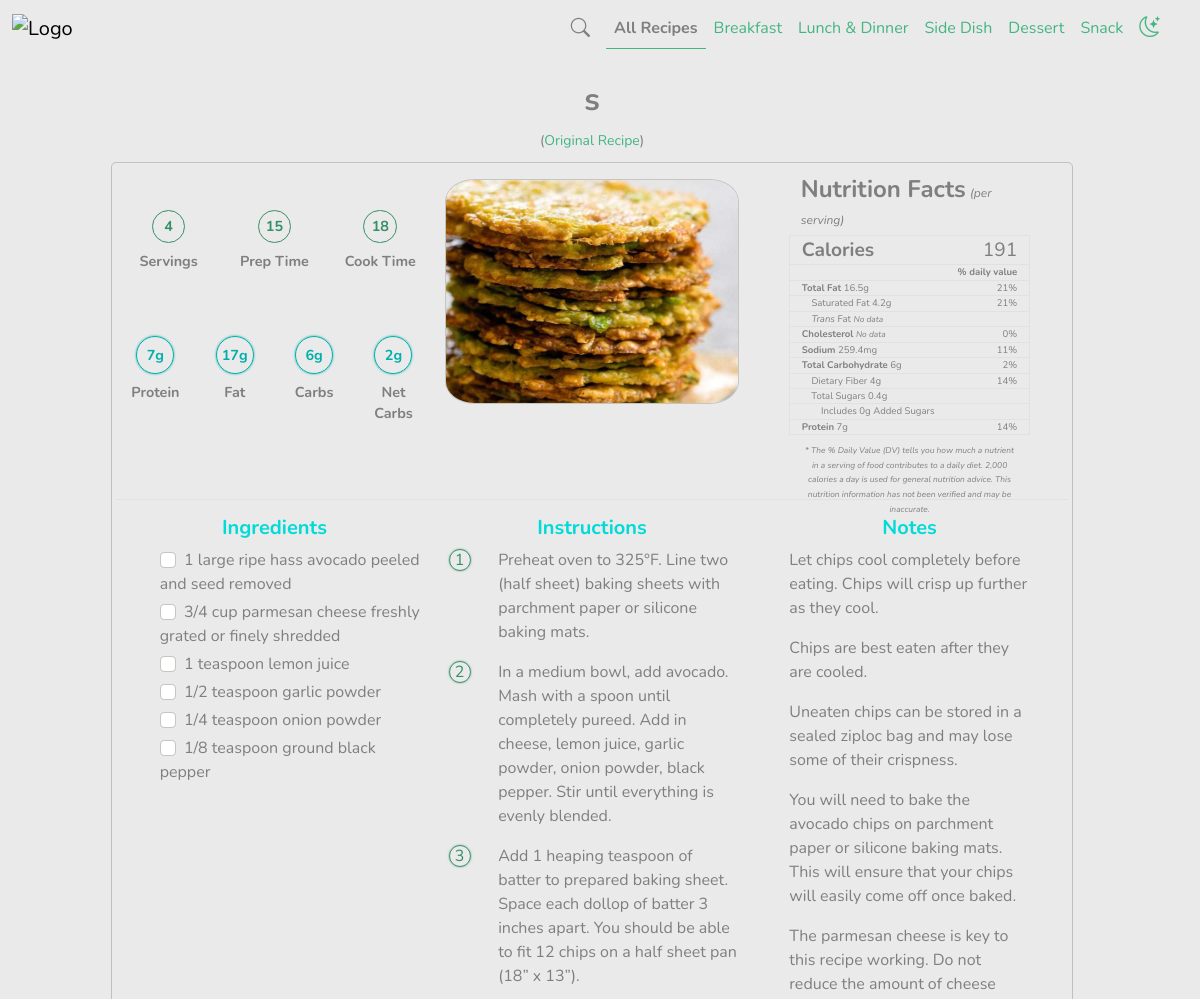
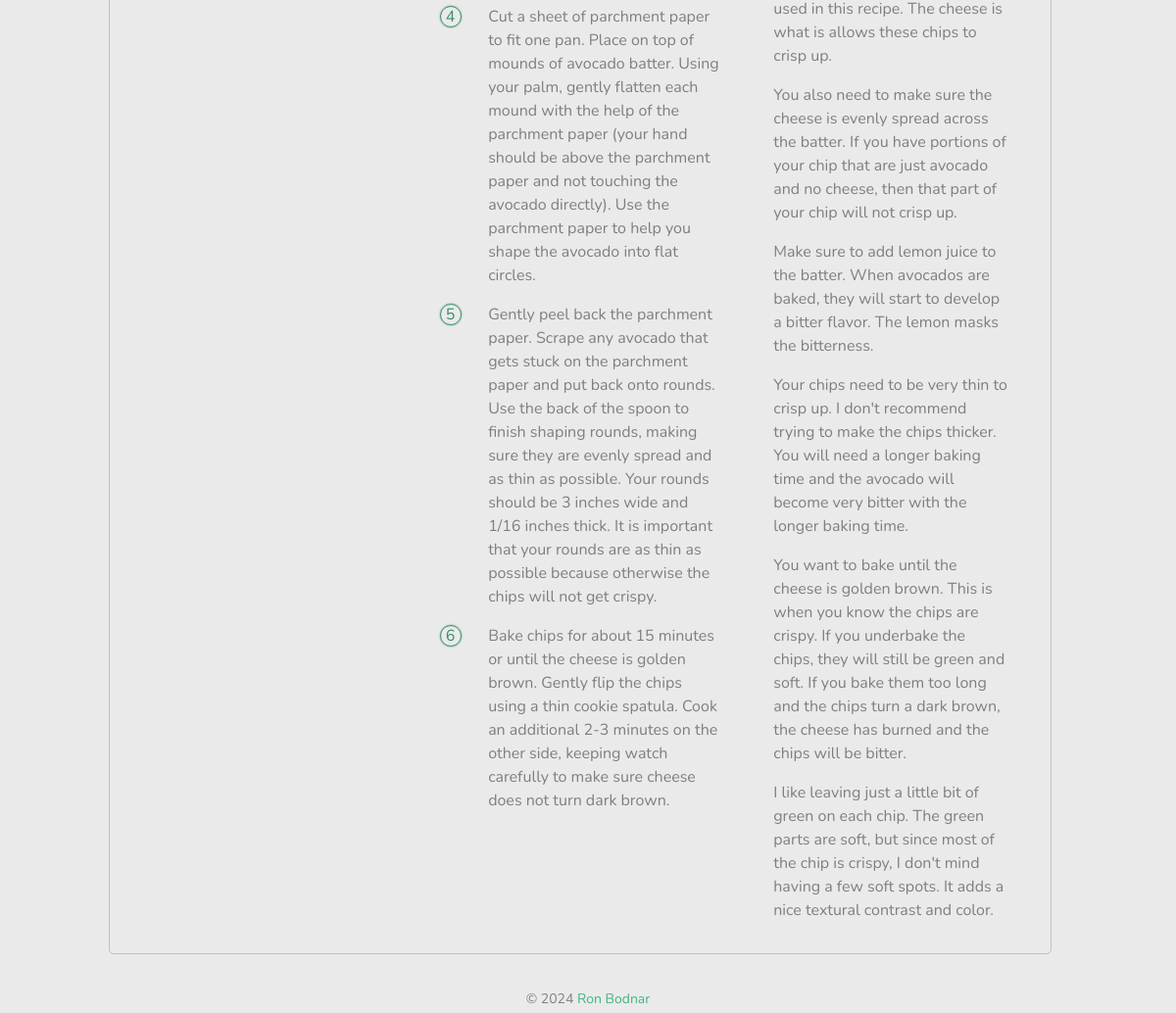
The page /recipe?id=9 on the database its author committed (2 pictures, top to bottom).
### tables this page shows
CREATE TABLE "recipe" (
	"id" INTEGER NOT NULL  ,
	"date" DATETIME NOT NULL DEFAULT CURRENT_TIMESTAMP ,
	"name" VARCHAR(255) NOT NULL  ,
	"source" VARCHAR(255) NOT NULL  ,
	"ingredients" TEXT NOT NULL  ,
	"instructions" TEXT NOT NULL  ,
	"notes" TEXT NOT NULL  ,
	"nutritional_facts" TEXT NOT NULL  ,
	"servings" INTEGER NULL  ,
	"prep_time" INTEGER NULL  ,
	"cook_time" INTEGER NULL  ,
	"course_id" INTEGER NOT NULL  ,
	"tags" TEXT NOT NULL  ,
	PRIMARY KEY ("id")
);

CREATE TABLE "course" (
	"id" INTEGER NOT NULL  ,
	"name" VARCHAR(100) NOT NULL  ,
	PRIMARY KEY ("id")
);

### recipe.php (the view, shortened to what the rows shown need)
<?php
require 'header.php';
$id = $_GET['id'];
$recipe = $database->getRecipe($id);
$nutritionalFacts = json_decode($recipe['nutritional_facts'], true);
function calculate_daily_value($nutrient)
{
    global $nutritionalFacts;
    $dailyValues = array(
        'fat' => 78,
        'sat-fat' => 20,
        'cholesterol' => 300,
        'sodium' => 2300,
        'carbohydrates' => 275,
        'fiber' => 28,
        'added-sugar' => 50,
        'protein' => 50
    );
    $value = $nutritionalFacts[$nutrient];
    $dailyValue = $dailyValues[$nutrient];
    if (empty($value) || strlen($value) <= 0) {
        $value = 0;
    }
    return number_Format(($value / $dailyValue) * 100, 0);
}
?>
<div class="main-container container-fluid pt-4">
    <div class="recipe-container row d-flex justify-content-center">
        <div class="col-sm-10 recipe-name-desktop">
            <h2 class="fw-bold"><?php echo $recipe['name'][0]; ?></h2> <span class="small">(<a href="<?php echo $recipe['source']; ?>" target="_blank" class="text-mron-green">Original Recipe</a>)</span>
        </div>
        <div class="col-sm-10">
            <div class="card content d-flex">
                <div class="card-body justify-content-center">
                    <div class="row d-flex justify-content-between">
                        <div class="col-sm-4 information-container">
                            <div class="row text-center">
                                <div class="col-4"><span class="circular"><?php echo $recipe['servings'] == 0 ? "N/A" : $recipe['servings']; ?></span></div>
                                <div class="col-4"><span class="circular"><?php echo $recipe['prep_time']; ?></span></div>
                                <div class="col-4"><span class="circular"><?php echo $recipe['cook_time']; ?></span></div>
                                <div class="col-3"><span class="circular-blue"><?php echo $nutritionalFacts['protein'] > 0 ? round($nutritionalFacts['protein'], 0) . 'g' : 'ND'; ?></span></div>
                                <div class="col-3"><span class="circular-blue"><?php echo $nutritionalFacts['fat'] > 0 ? round($nutritionalFacts['fat'], 0) . 'g' : 'ND'; ?></span></div>
                                <div class="col-3"><span class="circular-blue"><?php echo $nutritionalFacts['carbohydrates'] > 0 ? round($nutritionalFacts['carbohydrates'], 0) . 'g' : 'ND'; ?></span></div>
                                <div class="col-3"><span class="circular-blue"><?php echo $nutritionalFacts['carbohydrates'] > 0 ? round(($nutritionalFacts['carbohydrates'] - $nutritionalFacts['fiber']), 0) . 'g' : 'ND'; ?></span></div>
                            </div>
                        </div>
                        <div class="col-sm-4 nutrition-container">
                            <div class="row d-flex justify-content-center align-items-center pt-1" style="font-size: 0.6em;">
                                <div class="col-6 border-bottom border-top border-left border-start">
                                    <strong style="font-size: 2em;">Calories</strong>
                                </div>
                                <div class="col-6 border-bottom border-top border-left border-end text-end">
                                    <span style="font-size: 2em;"><?php echo (strlen($nutritionalFacts['calories']) > 0 ? $nutritionalFacts['calories'] : 'No Data'); ?></span>
                                </div>
                                <div class="col-12 text-end border-bottom border-start border-end">
                                    <strong>% daily value</strong>
                                </div>
                                <div class="col-8 border-bottom border-start">
                                    <strong>Total Fat</strong> <?php echo ($nutritionalFacts['fat'] > 0 ? $nutritionalFacts['fat'] . 'g' : '<em class="small">No data</em>'); ?>
                                </div>
                                <div class="col-4 border-bottom border-end text-end">
                                    <?php echo calculate_daily_value('fat'); ?>%
                                </div>
                                <div class="col-8 border-bottom border-start">
                                    &emsp;Saturated Fat <?php echo ($nutritionalFacts['sat-fat'] > 0 ? $nutritionalFacts['sat-fat'] . 'g' : '<em class="small">No data</em>'); ?>
                                </div>
                                <div class="col-4 border-bottom border-end text-end">
                                    <?php echo calculate_daily_value('sat-fat'); ?>%
                                </div>
                                <div class="col-12 border-bottom border-start border-end">
                                    &emsp;<em>Trans</em> Fat <?php echo $nutritionalFacts['trans-fat'] > 0 ? $nutritionalFacts['trans-fat'] . 'g' : '<em class="small">No data</em>'; ?>
                                </div>
                                <div class="col-8 border-bottom border-start">
                                    <strong>Cholesterol</strong> <?php echo $nutritionalFacts['cholesterol'] > 0 ? $nutritionalFacts['cholesterol'] . 'mg' : '<em class="small">No data</em>'; ?>
                                </div>
                                <div class="col-4 border-bottom border-end text-end"><?php echo calculate_daily_value('cholesterol'); ?>%</div>
                                <div class="col-8 border-bottom border-start">
                                    <strong>Sodium</strong> <?php echo $nutritionalFacts['sodium'] > 0 ? $nutritionalFacts['sodium'] . 'mg' : '<em class="small">No data</em>'; ?>
                                </div>
                                <div class="col-4 border-bottom border-end text-end"><?php echo calculate_daily_value('sodium'); ?>%</div>
                                <div class="col-8 border-bottom border-start">
                                    <strong>Total Carbohydrate</strong> <?php echo $nutritionalFacts['carbohydrates'] > 0 ? $nutritionalFacts['carbohydrates'] . 'g' : '<em class="small">No data</em>'; ?>
                                </div>
                                <div class="col-4 border-bottom border-end text-end"><?php echo calculate_daily_value('carbohydrates'); ?>%</div>
                                <div class="col-8 border-bottom border-start">
                                    &emsp;Dietary Fiber <?php echo $nutritionalFacts['fiber'] > 0 ? $nutritionalFacts['fiber'] . 'g' : '<em class="small">No data</em>'; ?>
                                </div>
                                <div class="col-4 border-bottom border-end text-end"><?php echo calculate_daily_value('fiber'); ?>%</div>
                                <div class="col-12 border-bottom border-start border-end">
                                    &emsp;Total Sugars <?php echo $nutritionalFacts['sugar'] > 0 ? $nutritionalFacts['sugar'] . 'g' : '<em class="small">No data</em>'; ?>
                                </div>
                                <div class="col-12 border-bottom border-start border-end">
                                    &emsp;&emsp;Includes <?php echo $nutritionalFacts['added-sugar'] > 0 ? $nutritionalFacts['added-sugar'] . 'g' : '0g'; ?> Added Sugars
                                </div>
                                <div class="col-8 border-bottom border-start">
                                    <strong>Protein</strong> <?php echo $nutritionalFacts['protein'] > 0 ? $nutritionalFacts['protein'] . 'g' : '<em class="small">No data</em>'; ?>
                                </div>
                                <div class="col-4 text-end border-bottom border-end"><?php echo calculate_daily_value('protein'); ?>%</div>
                                <div class="col-12 text-center pt-2">
                                    <em class="small">
                                    </em>
                                </div>
                            </div>
                        </div>
                    </div>
                    <div class="row d-flex justify-content-center pt-5">
                        <div class="col-sm-4 text-center border-top pt-3 pb-2">
                            <div class="row d-flex justify-content-center">
                                <?php
                                $instructions = json_decode($recipe['instructions'], true);
                                $step = 1;
                                foreach ($instructions as $instruction) {
                                    $instruction = str_replace("%2C", ",", $instruction);
                                    if (str_starts_with($instruction, '##')) {
                                        echo '<div class="col-sm-12 pb-3 text-start">';
                                        echo '<br /><strong>' . strtoupper(str_replace('##', '', $instruction)) . '</strong>';
                                        echo '</div>';
                                        $step = 0;
                                    } else {
                                        echo '<div class="col-sm-2 pb-3">';
                                        echo '<span class="step-number">' . $step . '</span>';
                                        echo '</div>';
                                        echo '<div class="col-sm-10 pb-3 text-start">';
                                        echo $instruction;
                                        echo '</div>';
                                    }
                                    $step++;
                                }
                                ?>
                            </div>
                        </div>
                        <?php if (strlen($recipe['notes']) > 10) { ?>
                            <div class="col-sm-4 text-center border-top pt-3">
                                <div class="row d-flex justify-content-center">
                                    <?php
                                    $notes = json_decode($recipe['notes'], true);
                                    foreach ($notes as $note) {
                                        $note = str_replace("%2C", ",", $note);
                                        echo '<div class="col-sm-10 pb-3 text-start">';
                                        echo $note;
                                        echo '</div>';
                                    }
                                    ?>
                                </div>
                            </div>
                        <?php } ?>
                    </div>
                </div>
            </div>
        </div>
    </div>
    <?php include 'footer.php'; ?>

### rows shown on the page
recipe: course.name "s", servings "4", prep_time "15", cook_time "18", nutritional_facts "7", nutritional_facts "17", nutritional_facts "6", nutritional_facts "2", nutritional_facts "191", nutritional_facts "16.5", nutritional_facts "21", nutritional_facts "4.2", nutritional_facts "259.4", nutritional_facts "11", nutritional_facts "4", nutritional_facts "14", nutritional_facts "0.4", instructions "Preheat oven to 325°F. Line two (half sheet) baking sheets with parchment paper or silicone baking mats.", instructions "In a medium bowl, add avocado. Mash with a spoon until completely pureed. Add in cheese, lemon juice, garlic powder, onion powder, black pepper. Stir until everything is evenly blended.", instructions "Add 1 heaping teaspoon of batter to prepared baking sheet. Space each dollop of batter 3 inches apart. You should be able to fit 12 chips on a half sheet pan (18” x 13”).", instructions "Cut a sheet of parchment paper to fit one pan. Place on top of mounds of avocado batter. Using your palm, gently flatten each mound with the help of the parchment paper (your hand should be above the parchment paper and not touching the avocado directly). Use the parchment paper to help you shape the avocado into flat circles.", instructions "Gently peel back the parchment paper. Scrape any avocado that gets stuck on the parchment paper and put back onto rounds. Use the back of the spoon to finish shaping rounds, making sure they are evenly spread and as thin as possible. Your rounds should be 3 inches wide and 1/16 inches thick. It is important that your rounds are as thin as possible because otherwise the chips will not get crispy.", instructions "Bake chips for about 15 minutes or until the cheese is golden brown. Gently flip the chips using a thin cookie spatula. Cook an additional 2-3 minutes on the other side, keeping watch carefully to make sure cheese does not turn dark brown.", notes "Let chips cool completely before eating. Chips will crisp up further as they cool.", notes "Chips are best eaten after they are cooled.", notes "Uneaten chips can be stored in a sealed ziploc bag and may lose some of their crispness.", notes "You will need to bake the avocado chips on parchment paper or silicone baking mats. This will ensure that your chips will easily come off once baked.", notes "The parmesan cheese is key to this recipe working. Do not reduce the amount of cheese used in this recipe. The cheese is what is allows these chips to crisp up.", notes "You also need to make sure the cheese is evenly spread across the batter. If you have portions of your chip that are just avocado and no cheese, then that part of your chip will not crisp up.", notes "Make sure to add lemon juice to the batter. When avocados are baked, they will start to develop a bitter flavor. The lemon masks the bitterness.", notes "Your chips need to be very thin to crisp up. I don't recommend trying to make the chips thicker. You will need a longer baking time and the avocado will become very bitter with the longer baking time.", notes "You want to bake until the cheese is golden brown. This is when you know the chips are crispy. If you underbake the chips, they will still be green and soft. If you bake them too long and the chips turn a dark brown, the cheese has burned and the chips will be bitter.", notes "I like leaving just a little bit of green on each chip. The green parts are soft, but since most of the chip is crispy, I don't mind having a few soft spots. It adds a nice textural contrast and color."

### other values the page prints
calculate_daily_value('cholesterol') "0"
$ingredient['quantity'] "1"
$ingredient['measurement'] "large"
$ingredient['ingredient'] "ripe hass avocado peeled and seed removed"
$ingredient['quantity'] "3/4"
$ingredient['measurement'] "cup"
$ingredient['ingredient'] "parmesan cheese freshly grated or finely shredded"
$ingredient['measurement'] "teaspoon"
$ingredient['ingredient'] "lemon juice"
$ingredient['quantity'] "1/2"
$ingredient['ingredient'] "garlic powder"
$ingredient['quantity'] "1/4"
$ingredient['ingredient'] "onion powder"
$ingredient['quantity'] "1/8"
$ingredient['ingredient'] "ground black pepper"
